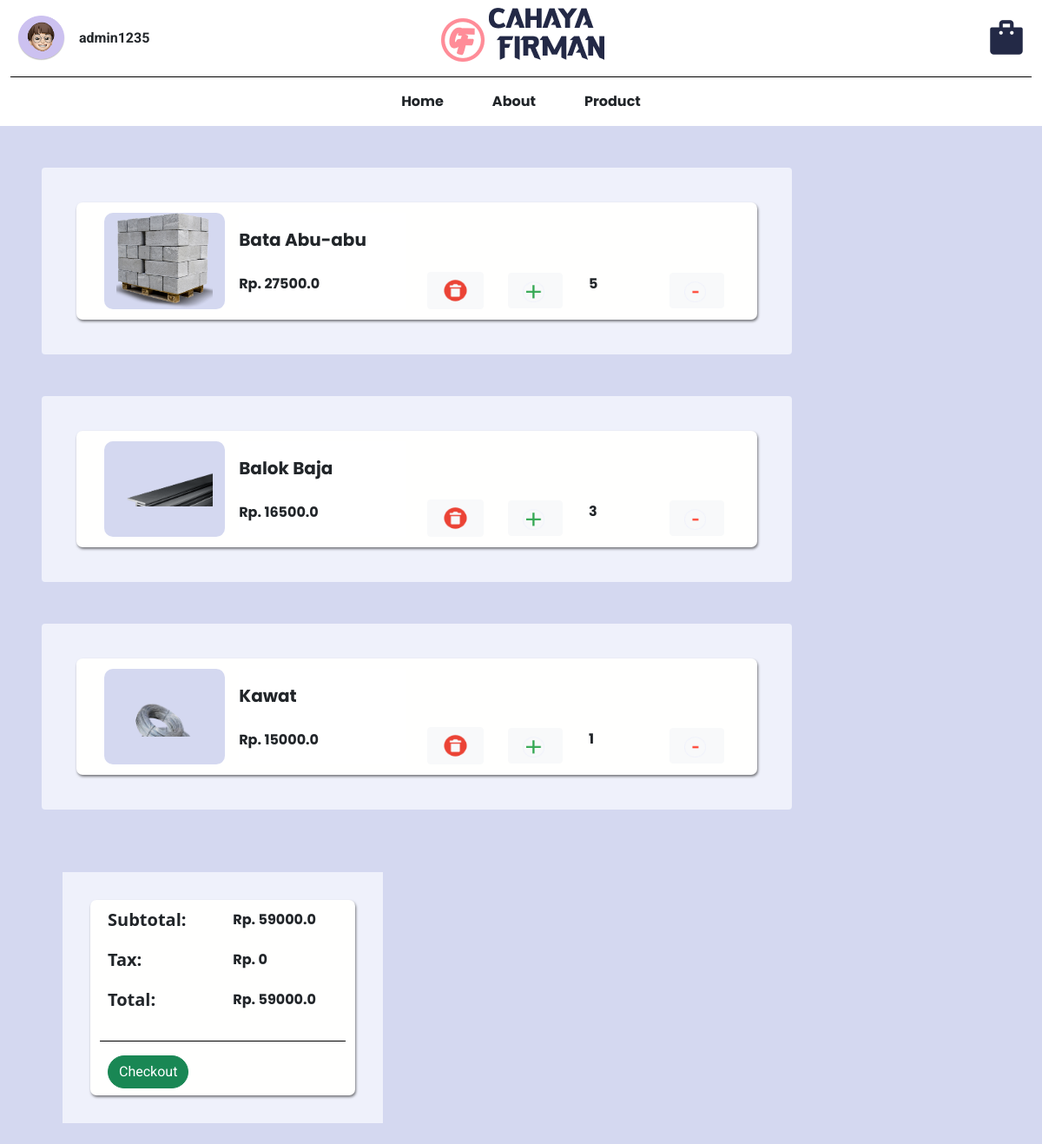
Before: /keranjang (signed in) with the older database file.
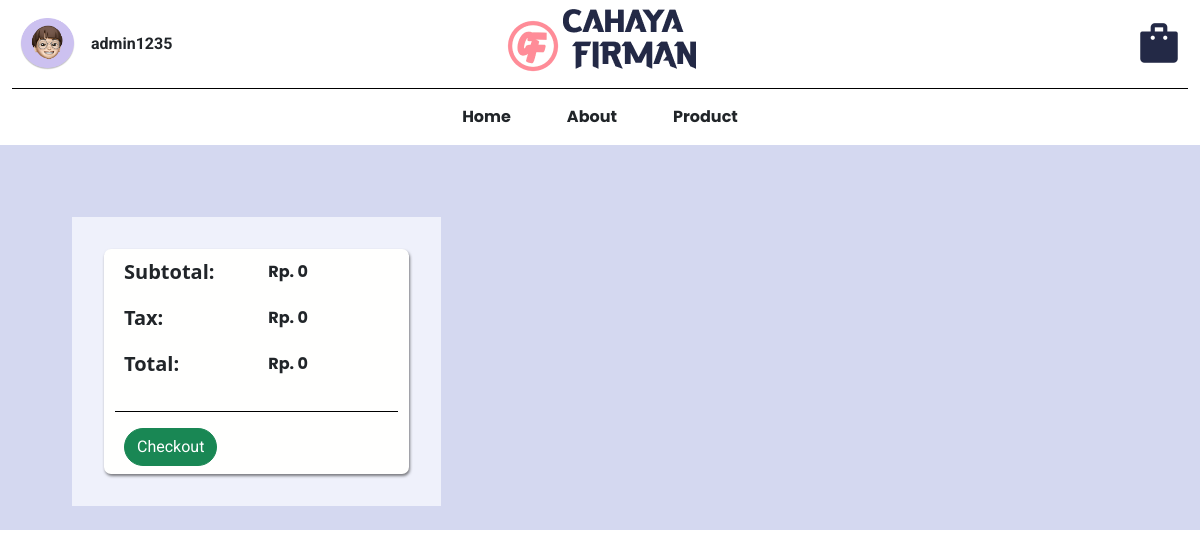
After: the same page with the newer database file.
### models/order_items.py (models this page shows)
class Order_items(db.Model):
    __tablename__ = 'order_items'
    id_order_item = db.Column(db.Integer, primary_key=True)
    id_product = db.Column(db.Integer, db.ForeignKey('product.id_product',name='fk_order_product'))  # Foreign key ke tabel Products
    id_session = db.Column(db.Integer, db.ForeignKey('session.id_session', name='fk_order_session'))  # Foreign key ke tabel session
    quantity = db.Column(db.Integer, nullable=False, default=1)
    product = db.relationship('Product', backref='order_items')
    session = db.relationship('session', back_populates='order_items')

### models/product.py (models this page shows)
class Product(db.Model):
    __tablename__ = 'product'
    id_product = db.Column(db.Integer, primary_key=True)
    name = db.Column(db.String(100))
    desc = db.Column(db.String(100))
    category = db.Column(db.String(100))
    quantityInStock = db.Column(db.Integer)
    price = db.Column(db.Float)
    picture = db.Column(db.String(100))

### app.py (the view)
@app.route("/keranjang")
def keranjang():
    if  current_user.is_authenticated and current_user.is_admin:
            flash("You need to log in as a user to access this page.", "danger")
            abort(403)
    active_session = None
    if current_user.session:
        for session in current_user.session:
            if session.is_active:
                active_session = session
                break
    order_items = []
    if active_session:
        order_items = Order_items.query.filter_by(id_session=active_session.id_session).all()
    total_price = sum(order_item.quantity * order_item.product.price for order_item in order_items)
    return render_template("keranjang.html", order_items=order_items, user=current_user, total_price=total_price)

### app.py (called while the page is built)
@login_manager.user_loader
def load_user(user_id):
    return User.query.get(int(user_id))

### templates/keranjang.html (shortened to what the changed rows need)
<!DOCTYPE html>
<html lang="en">
<head>
    <link href="https://cdn.jsdelivr.net/npm/bootstrap@5.0.2/dist/css/bootstrap.min.css" rel="stylesheet"
>
</head>
<body>
    <div class="d-flex flex-column bd-highlight p-4">
        {% for order_item in order_items %}
        <div class="p-3 flex-fill bd-highlight m-4" style="background-color: #EFF1FB; width: 75%; border-radius: 4px;">
            <div class="p-2 m-4 bd-highlight" style="border-radius: 7px;">
                <div class="row py-1 px-4">
                    <div class="col satu">
                        <div class="image-container">
                            <img src="{{ url_for('static', filename='unggah/' + order_item.product.picture) }}" class="img-fluid">
                        </div>
                        <div class="col d-flex flex-column bd-highlight align-items-start ms-3">
                            <div class="bd-highlight mt-3">
                                <p class="fw-bold fs-5">{{ order_item.product.name }}</p>
                            </div>
                            <div class="bd-highlight mt-2">
                                <p class="fw-bold text-xl text-start">Rp. {{ order_item.quantity * order_item.product.price }}</p>
                            </div>
                        </div>
                    </div>
                    <div class="col align-self-end">
                        <div class="row">
                            <div class="col">
                                <form method="POST" action="{{ url_for('delete_item', id_order_item=order_item.id_order_item) }}">
                                    <button type="submit" name="delete" class="btn btn-light">
                                        <img src="{{ url_for('static', filename='asset/Keranjang/mdi_rubbish-bin-circle.png') }}" class="img-fluid">
                                    </button>
                                </form>
                            </div>
                            <div class="col">
                                <form method="POST" action="{{ url_for('update_cart', id_order_item=order_item.id_order_item) }}">
                                    <button type="submit" name="plus" class="btn btn-light">
                                        <img src="{{ url_for('static', filename='asset/Keranjang/ic_baseline-plus (1).png') }}" alt="plus" class="img-fluid">
                                    </button>
                                </form>
                            </div>
                            <div class="col">
                                <p class="fw-bold">{{ order_item.quantity }}</p>
                            </div>
                            <div class="col">
                                <form method="POST" action="{{ url_for('update_cart', id_order_item=order_item.id_order_item) }}">
                                    <button type="submit" name="minus" class="btn btn-light">
                                        <img src="{{ url_for('static', filename='asset/Keranjang/ic_baseline-plus.png') }}" alt="minus" class="img-fluid">
                                    </button>
                                </form>
                            </div>
                        </div>
                    </div>
                </div>
            </div>
        </div>
        {% endfor %}
        {% set tax = 0 %}
        <div class="flex-fill bd-highlight mt-4" style="width: 40%;">
            <div class="p-2 mt-4 ms-5 flex-fill bd-highlight" style="background-color: #EFF1FB; width: 80%;">
                <div class="p-2 m-4 bd-highlight" style="border-radius: 7px;">
                    <div class="container">
                        <div class="row row-cols-2">
                            <div class="col">
                                <p class="fw-bold">Rp. {{ total_price }}</p>
                            </div>
                            <div class="col">
                                <p class="fw-bold">Rp. {{ total_price + tax }}</p>
                            </div>
                        </div>
                    </div>
                </div>
            </div>
        </div>
</body>
</html>

Changed rows visible on the page:
no longer on this page (row unchanged): Order_items: picture (picture), product.name "Bata Abu-abu", order_item.quantity*order_item.product.price "27500.0", quantity "5"
no longer on this page (row unchanged): Order_items: picture (picture), product.name "Balok Baja", order_item.quantity*order_item.product.price "16500.0", quantity "3"
no longer on this page (row edited): Order_items: picture (picture), product.name "Kawat", order_item.quantity*order_item.product.price "15000.0", quantity "1"
Other visible differences:
{{ total_price }}: "59000.0" → "0"
{{ total_price + tax }}: "59000.0" → "0"
